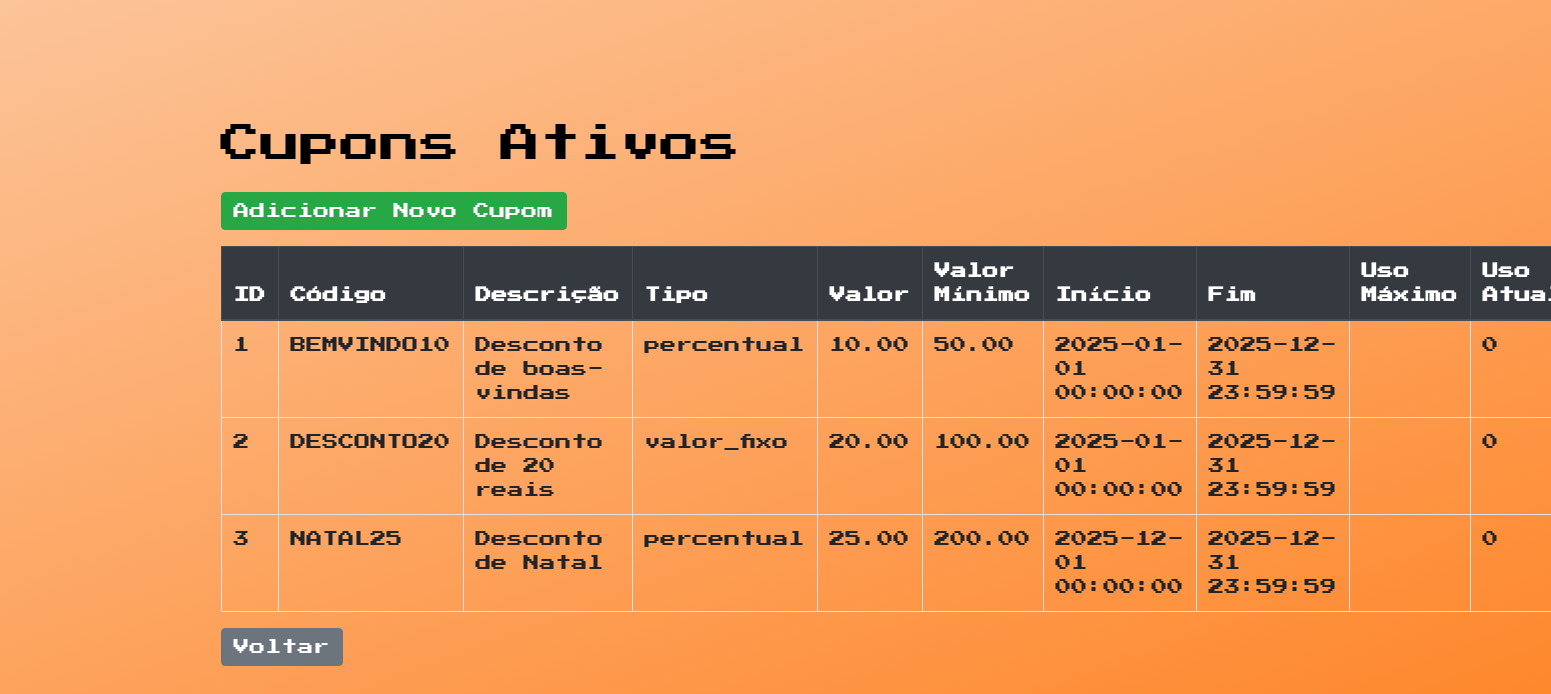
The page /View/CuponsAdmin.php (signed in) on the database its author committed.
### tables this page shows
CREATE TABLE `cupons` (
  `id` int(11) NOT NULL,
  `codigo` varchar(50) NOT NULL,
  `descricao` varchar(200) NOT NULL,
  `tipo_desconto` enum('percentual','valor_fixo') NOT NULL,
  `valor_desconto` decimal(10,2) NOT NULL,
  `valor_minimo` decimal(10,2) DEFAULT 0.00,
  `data_inicio` datetime NOT NULL,
  `data_fim` datetime NOT NULL,
  `ativo` tinyint(1) DEFAULT 1,
  `uso_maximo` int(11) DEFAULT NULL,
  `uso_atual` int(11) DEFAULT 0
);

### View/CuponsAdmin.php (the view, shortened to what this page needs)
<?php
$banco = BancoDeDados::getInstance();
$conn = $banco->getConnection();
$sql = "SELECT * FROM cupons WHERE ativo = 1 ORDER BY data_fim DESC";
$result = $conn->query($sql);
?>
<!DOCTYPE html>
<html lang="pt-br">
<head>
    <link rel="stylesheet" href="https://stackpath.bootstrapcdn.com/bootstrap/4.5.2/css/bootstrap.min.css">
    <link rel="stylesheet" href="../Assets/style.css">
</head>
<body>
    <div class="container">
        <h1 class="mb-4">Cupons Ativos</h1>
        <a href="AdicionarCupom.php" class="btn btn-success mb-3">Adicionar Novo Cupom</a>
        <table class="table table-bordered table-hover">
            <thead class="thead-dark">
                <tr>
                    <th>ID</th>
                    <th>Código</th>
                    <th>Descrição</th>
                    <th>Tipo</th>
                    <th>Valor</th>
                    <th>Valor Mínimo</th>
                    <th>Início</th>
                    <th>Fim</th>
                    <th>Uso Máximo</th>
                    <th>Uso Atual</th>
                </tr>
            </thead>
            <tbody>
                <?php while ($cupom = $result->fetch_assoc()): ?>
                <tr>
                    <td><?= $cupom['id'] ?></td>
                    <td><?= htmlspecialchars($cupom['codigo']) ?></td>
                    <td><?= htmlspecialchars($cupom['descricao']) ?></td>
                    <td><?= $cupom['tipo_desconto'] ?></td>
                    <td><?= $cupom['valor_desconto'] ?></td>
                    <td><?= $cupom['valor_minimo'] ?></td>
                    <td><?= $cupom['data_inicio'] ?></td>
                    <td><?= $cupom['data_fim'] ?></td>
                    <td><?= $cupom['uso_maximo'] ?></td>
                    <td><?= $cupom['uso_atual'] ?></td>
                </tr>
                <?php endwhile; ?>
            </tbody>
        </table>
        <a href="HomeAdmin.php" class="btn btn-secondary">Voltar</a>
    </div>
</body>
</html>

### Assets/base.css (style rules this page uses)
:root { --color1: #FCC499; --color2: #ff6f00; --color3: #419EAE; --color4: #ffb969; --color5: #F2684A; --color6: #000000; --dark: #000000; }
html { transition: background-color 0.5s ease, color 0.5s ease; }
body { font-family: 'Press Start 2P', cursive; margin: 0; padding: 20px; box-sizing: border-box; scroll-behavior: smooth; scroll-padding-top: 8rem; }

### Assets/layout.css (style rules this page uses)
body { background: linear-gradient(160deg, var(--color1) 0%, var(--color2) 100%); min-height: 150vh; }
.container { padding-top: 100px; }
:root { --navbar-height: 80px; }

### Assets/themes.css (style rules this page uses)
:root { --bg-color: #ffffff; --text-color: #000000; --card-bg: #ffffff; --card-text: #000000; --border-color: #dee2e6; }
body { background-color: var(--bg-color); color: var(--text-color); transition: background-color 0.3s ease, color 0.3s ease; }

### rows shown on the page
cupons: id "1", codigo "BEMVINDO10", descricao "Desconto de boas-vindas", tipo_desconto "percentual", valor_desconto "10.00", valor_minimo "50.00", data_inicio "2025-01-01 00:00:00", data_fim "2025-12-31 23:59:59", uso_atual "0"
cupons: id "2", codigo "DESCONTO20", descricao "Desconto de 20 reais", tipo_desconto "valor_fixo", valor_desconto "20.00", valor_minimo "100.00", data_inicio "2025-01-01 00:00:00", data_fim "2025-12-31 23:59:59", uso_atual "0"
cupons: id "3", codigo "NATAL25", descricao "Desconto de Natal", tipo_desconto "percentual", valor_desconto "25.00", valor_minimo "200.00", data_inicio "2025-12-01 00:00:00", data_fim "2025-12-31 23:59:59", uso_atual "0"
